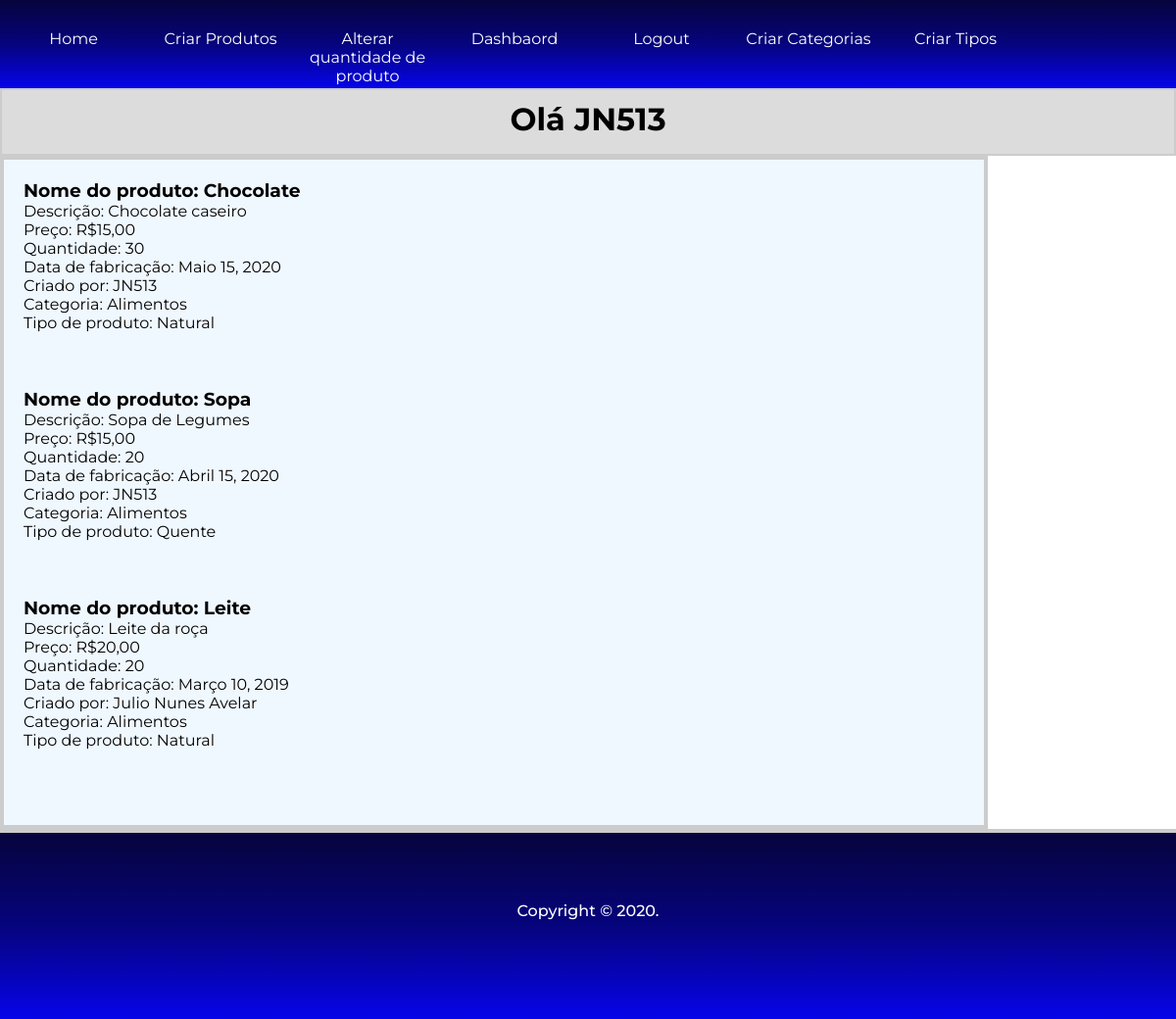
Screenshot of /dashboard (signed in) with the database file from the repository.
### core/models.py (models this page shows, shortened)
class Produto(models.Model):
    nome = models.CharField(max_length=50, db_index=True)
    descricao = models.TextField()
    preco = models.IntegerField()
    quantidade = models.IntegerField()
    datadecriacao = models.DateTimeField(default=datetime.now,blank=True)
    datadefabricacao = models.DateField(max_length=20)
    criador = models.ForeignKey(User , on_delete=models.CASCADE)
    categoria = models.ForeignKey(Categoria , on_delete=models.CASCADE)
    tipo = models.ForeignKey(Tipo, on_delete=models.CASCADE)

class Categoria(models.Model):
    nome = models.CharField(max_length=50, db_index=True)
    datetime = models.DateTimeField(default=datetime.now,blank=True)
    def __str__(self):
        return self.nome

class Tipo(models.Model):
    nome = models.CharField(max_length=50, db_index=True)
    categoriadotipo = models.ForeignKey(Categoria , on_delete=models.CASCADE)
    datetime = models.DateTimeField(default=datetime.now,blank=True)
    def __str__(self):
        return self.nome

### core/views.py (the view)
# urls.py: path('dashboard', views.dashboard, name='dashboard'),
def dashboard(request):
    if request.user.is_authenticated:
        produtos = Produto.objects.order_by('datadecriacao')
        dados = {
            'produtos':produtos,
        }
        return render(request ,'dashboard.html',dados)
    else:
        return redirect('login')

### templates/dashboard.html
{% extends 'base.html' %}
{% load static %}
{% block content %}
{% include 'base/menu.html' %}
<div id="dash">
    <h1>Olá {{ user.username }}</h1>
</div>
<div class="maindash">
    {% for produto in produtos %}
        <div>
            <h3>Nome do produto: {{produto.nome}}</h3>
            <p>Descrição: {{produto.descricao}}</p>
            <p>Preço: R${{produto.preco}},00</p>
            <p>Quantidade: {{produto.quantidade}}</p>
            <p>Data de fabricação: {{produto.datadefabricacao}}</p>
            <p>Criado por: {{produto.criador}}</p>
            <p>Categoria: {{produto.categoria}}</p>
            <p>Tipo de produto: {{produto.tipo}}</p>
        </div><br><br><br>
    {% endfor %}
</div>
{% include 'base/footer.html' %}
{% endblock %}

### static/css/site.css (style rules this page uses)
* { padding: 0; margin: 0; font-family: 'Montserrat', sans-serif; }
html { width: 100%; height: 100%; }
body { align-items: center; }
#dash { text-align: center; height: 40px; background-color: #dcdcdc; padding-top: 10px; padding-bottom: 15px; border: 2px solid #ccc; }
.maindash { padding: 20px; width: 80%; border: 4px solid #ccc; background-color: #F0F8FF; }

### rows the page displays
Produto: nome "Chocolate", descricao "Chocolate caseiro", preco "15", quantidade "30", datadefabricacao "Maio 15, 2020", criador "JN513", categoria "Alimentos", tipo "Natural"
Produto: nome "Sopa", descricao "Sopa de Legumes", preco "15", quantidade "20", datadefabricacao "Abril 15, 2020", criador "JN513", categoria "Alimentos", tipo "Quente"
Produto: nome "Leite", descricao "Leite da roça", preco "20", quantidade "20", datadefabricacao "Março 10, 2019", criador "Julio Nunes Avelar", categoria "Alimentos", tipo "Natural"

### other values shown
{{ user.username }} "JN513"
